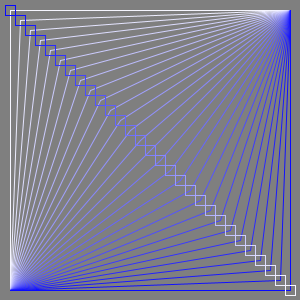
Frame 1 (no input)
Frame 60 (the mouse pressed at the canvas centre just before this capture): identical to frame 1, image omitted
Frame 120 (the mouse held since frame 60 and released just before this capture): identical to frame 1, image omitted

The Processing sketch that drew this single still picture (run headless with seeded random() and noise(); from frame 60 on, the mouse is pressed at the canvas centre):

// Processing sketch: processing_37384
// ── processing_37384.pde

void setup() {
  size(300,300);
  colorMode(HSB,width);
  rectMode(CENTER);
}

void draw() {
  background(150);
  noFill();

  for (int x=10; x<=290; x+=10) {  //limits variable between 10 to 290 in increments of 10 

      stroke(200, x, width); //changes line color from white to blue
      line(x, x, 10, 290);  //variable limits lines from diagonal to bottom left
      line(x, x, 290, 10);  //variable limits lines from diagonal to upper right
      stroke(200, 300-x, width);  //inverse color blue to white
      rect(x, x, 10, 10);  //center of rectangles along diagonal   
  }    
  
}
